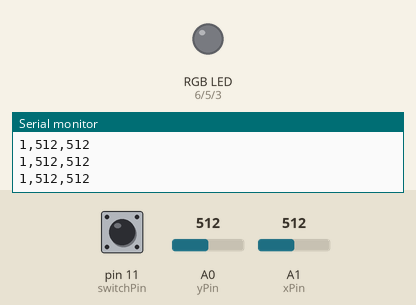
Simulated run of this sketch. Board: Arduino Uno, built with avr-gcc and run on an emulated ATmega328P. Parts: an RGB LED mixed from three pins (HIGH = lit), the last lines printed to the serial monitor. The inputs (shaded band) are chosen by the test bench; at power-on: pin 11 (switchPin) HIGH, A0 (yPin) = 512, A1 (xPin) = 512. Dim RGB values are drawn brighter than linear; random numbers use the default seed unless the sketch sets one.

Above: at 1.2 s.
1.3 s: pin 11 (switchPin) pulled LOW for 1 s
At 3.4 s:
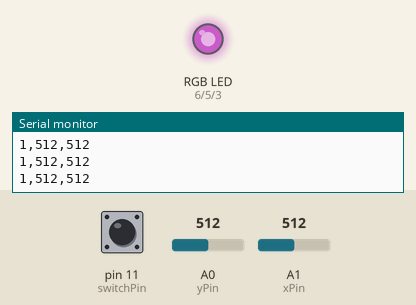
3.8 s: pin 11 (switchPin) pulled LOW for 0.15 s
At 5.0 s:
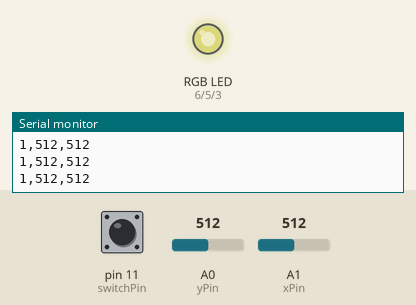
5.4 s: pin 11 (switchPin) pulled LOW for 0.15 s
At 6.6 s:
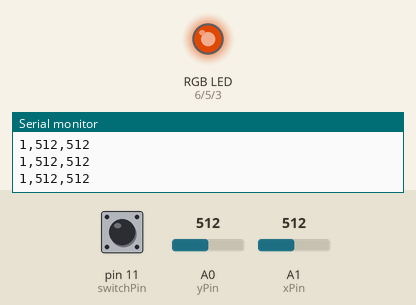
7.0 s: pin 11 (switchPin) pulled LOW for 3.2 s
At 10.7 s:
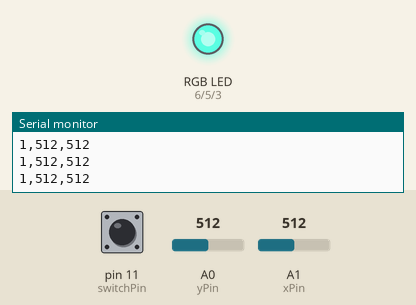
11.7 s: pin 11 (switchPin) pulled LOW for 1 s
At 13.1 s:
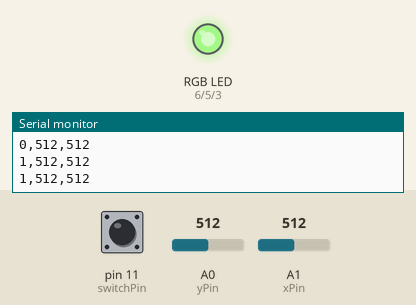
14.2 s: pin 11 (switchPin) pulled LOW for 3.2 s
At 14.64 s:
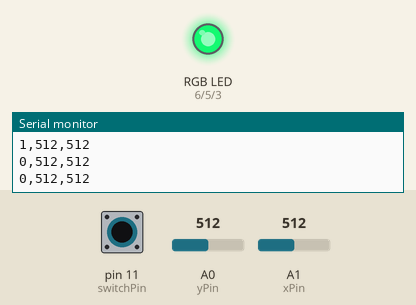
Timing chart, 0 to 18.8 s (numbered marks = the images above; inputs shaded):
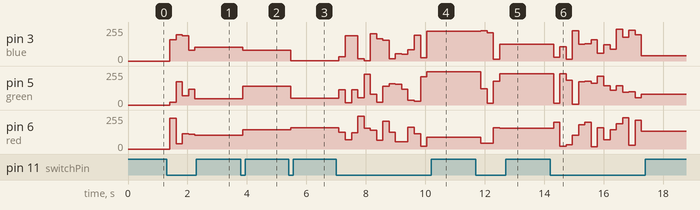

Measured:
- after the input at 1.3 s, pin 3 (blue): 0/255 → 158/255 after 0.11 s, → 197/255 0.21 s later, → 188/255 0.21 s later, → 80/255 0.21 s later, … (5 changes in this stretch); pin 5 (green): 0/255 → 19/255 after 0.11 s, → 175/255 0.21 s later, → 68/255 0.21 s later, → 120/255 0.21 s later, … (5 changes in this stretch)
- after the input at 3.8 s, pin 3 (blue): 102/255 → 79/255 after 0.06 s; pin 5 (green): 47/255 → 142/255 after 0.06 s; pin 6 (red): 102/255 → 143/255 after 0.06 s
- after the input at 5.4 s, pin 3 (blue): 79/255 → 3/255 after 0.08 s; pin 5 (green): 142/255 → 52/255 after 0.08 s; pin 6 (red): 143/255 → 160/255 after 0.08 s
- after the input at 7.0 s, pin 3 (blue): 3/255 → 32/255 after 0.10 s, → 189/255 0.21 s later, → 190/255 0.21 s later, → 17/255 0.21 s later, … (15 changes in this stretch); pin 5 (green): 52/255 → 114/255 after 0.10 s, → 18/255 0.21 s later, → 116/255 0.21 s later, → 56/255 0.21 s later, … (15 changes in this stretch)
- after the input at 11.7 s, pin 3 (blue): 223/255 → 228/255 after 0.16 s, → 211/255 0.21 s later, → 15/255 0.21 s later, → 126/255 0.21 s later; pin 5 (green): 251/255 → 123/255 after 0.16 s, → 13/255 0.21 s later, → 178/255 0.21 s later, → 233/255 0.21 s later

The sketch:

controller.ino
```cpp
const int switchPin = 11;
const int yPin = A0;
const int xPin = A1;

const int red = 6;
const int green = 5;
const int blue = 3;

int r = 0;
int g = 0;
int b = 0;

void setup() {
  pinMode(switchPin, INPUT);
  pinMode(red, OUTPUT);
  pinMode(green, OUTPUT);
  pinMode(blue, OUTPUT);
  digitalWrite(switchPin, HIGH);
  Serial.begin(9600);
}

void loop() {
  Serial.print(digitalRead(switchPin));
  Serial.print(",");
  Serial.print(analogRead(xPin));
  Serial.print(",");
  Serial.println(analogRead(yPin));
  delay(200);

  if (digitalRead(switchPin) == 0){
    r = random(0, 255);
    g = random(0, 255);
    b = random(0, 255);

    analogWrite(red, r);
    analogWrite(green, g);
    analogWrite(blue, b);
    delay(10);
  }
}
```
